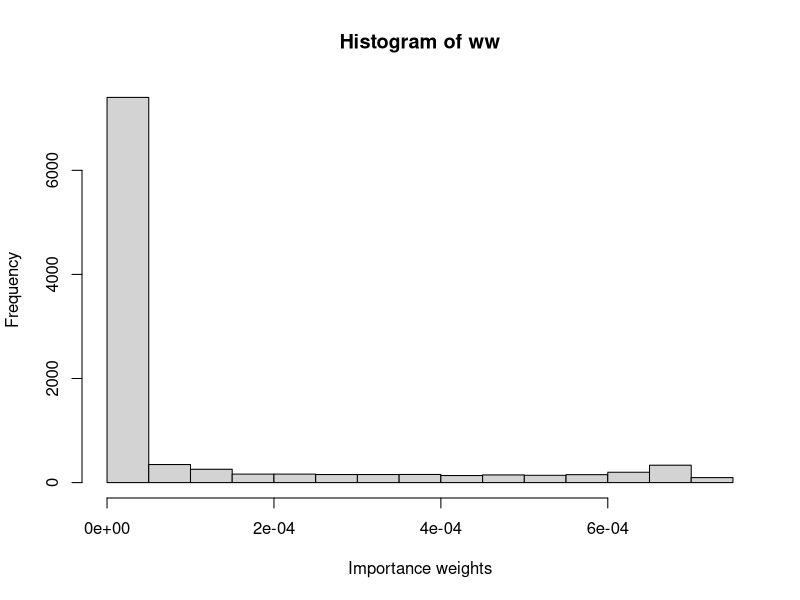
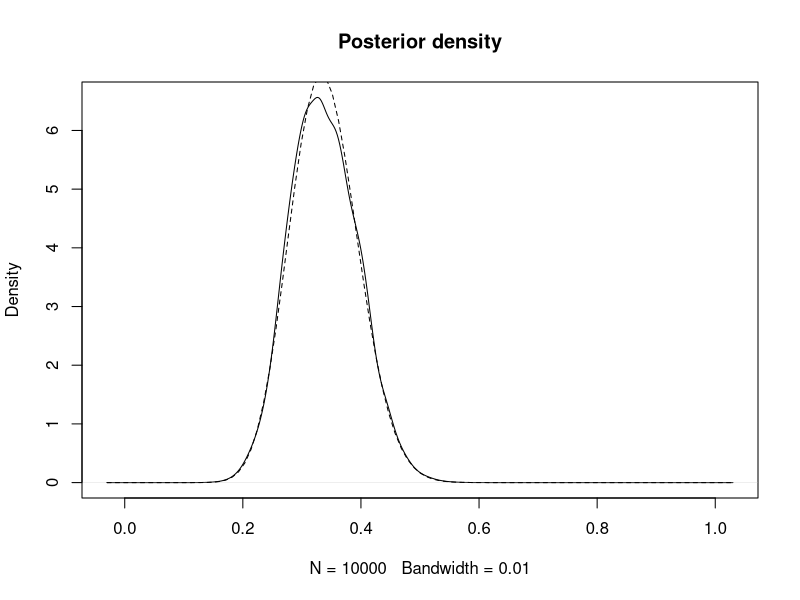
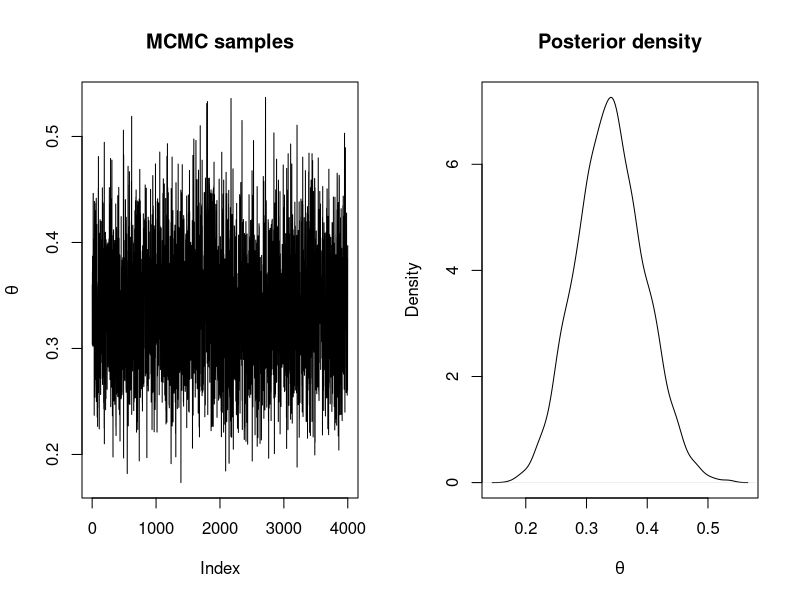
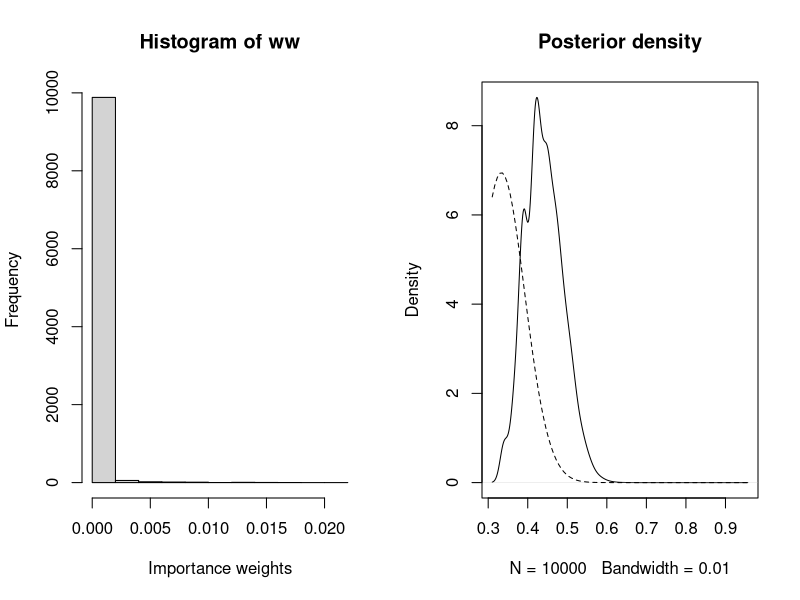
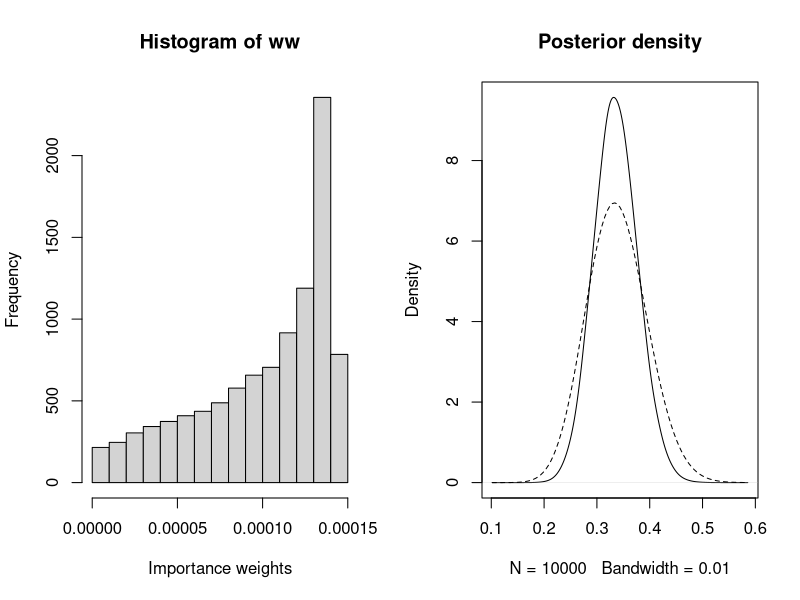
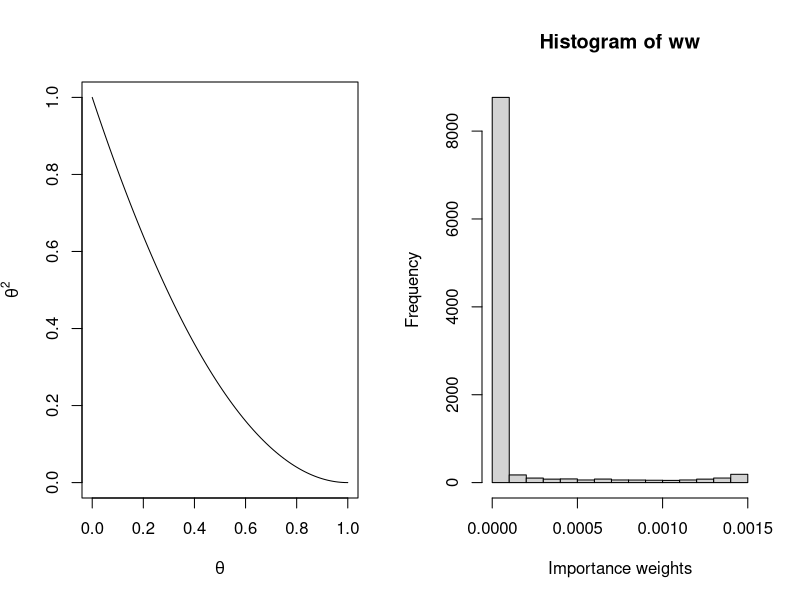
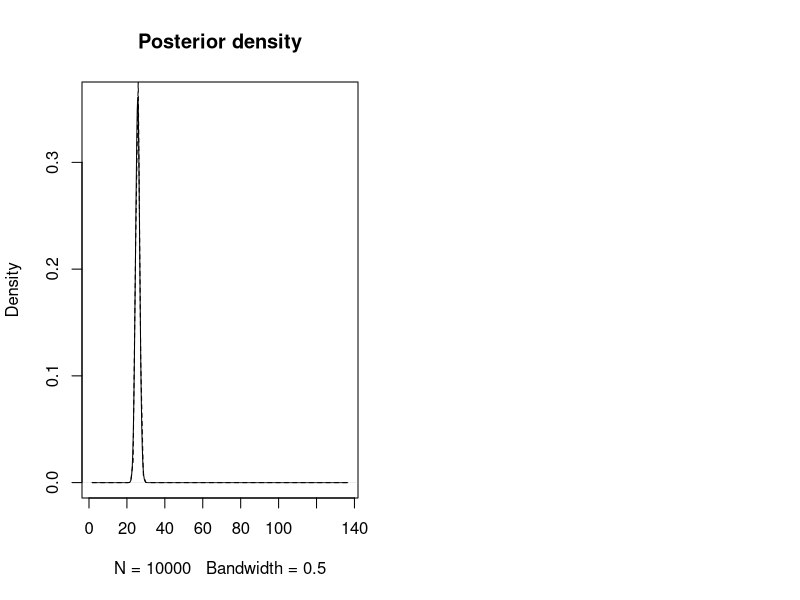
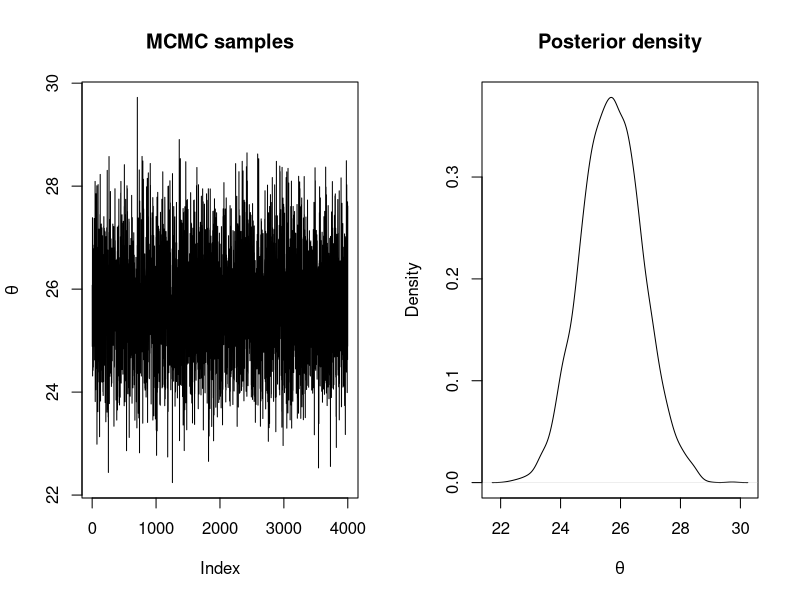

The R source for these figures, in order:
## ---- chunk 1
data <- data.frame(MMs = c(20, 22, 24), red = c(5, 8, 9))
## ---- chunk 2
n_simulations <- 10000
set.seed(12)
theta_sim <- runif(n_simulations)
## ---- chunk 3
# Log-Likelihood (for each value of theta_sim)
loglik_binom <- sapply(theta_sim, function(THETA) {
  sum(dbinom(data$red, data$MMs, THETA, log = TRUE))
})

# Log-weights: log-lik + log-prior - log-sampling_ditr
log_ww <- loglik_binom + dbeta(theta_sim, 1, 1, log = TRUE) - log(1)

# Re-scale weights to sum up to one
log_ww <- log_ww - max(log_ww)
ww <- exp(log_ww)
ww <- ww / sum(ww)

## ---- chunk 4
hist(ww, xlab = "Importance weights")
## ---- chunk 5
# Posterior mean
post_mean <- sum(theta_sim * ww)
post_mean 

# Posterior variance
post_var <- sum(theta_sim^2 * ww)- post_mean^2
post_var
## ---- chunk 6
plot(density(theta_sim, weights = ww, bw = 0.01), main = "Posterior density")
curve(dbeta(x, sum(data$red) + 1, sum(data$MMs) -sum(data$red) + 1), lty = 2, add = TRUE)
## ---- chunk 7
#Proposal distribution: sampling
rq <- function() {
  runif(1)
}

#Proposal distribution: log-density
logdq <- function(x) {
  dunif(x, log = TRUE)
}

#Prior distribution: Beta(1, 1)
logprior <- function(theta) {
  dbeta(theta, 1, 1, log = TRUE)
}

#Log-Likelihood
loglik <- function(y, theta, N) {
   res <- sum(dbinom(y, N, theta, log = TRUE)) 
}
## ---- chunk 8
#Number of iterations
n.iter <- 40500

#Simulations of the parameter
theta <- rep(NA, n.iter)

#Initial value
theta[1] <- 0.5

#Data
y <- data$red
N <- data$MMs

for(i in 2:n.iter) {
  new.theta <- rq()

  #Log-Acceptance probability
  logacc.prob <- loglik(y, new.theta, N) + logprior(new.theta) + logdq(theta[i - 1])
  logacc.prob <- logacc.prob - loglik(y, theta[i - 1], N) - logprior(theta[i - 1]) - 
    logdq(new.theta)
  logacc.prob <- min(0, logacc.prob) # Note that 0 = log(1)

  if(log(runif(1)) < logacc.prob) {
    #Accept
    theta[i] <- new.theta
  } else {
    #Reject
    theta[i] <- theta[i - 1]
  }
}
## ---- chunk 9
#Remove burn-in
theta <- theta[-c(1:500)]

#Thinning
theta <- theta[seq(1, length(theta), by = 10)]

#Summary statistics
summary(theta)

par(mfrow = c(1, 2))
plot(theta, type = "l", main = "MCMC samples", ylab = expression(theta))
plot(density(theta), main = "Posterior density", xlab = expression(theta))
## ---- chunk 10
ESS <- function(ww){
  (sum(ww)^2)/sum(ww^2)
}
ESS(ww)
n_simulations
## ---- chunk 11
n_simulations <- 10000
set.seed(12)
theta_sim <- rbeta(n_simulations,20,10)
loglik_binom <- sapply(theta_sim, function(THETA) {
  sum(dbinom(data$red, data$MMs, THETA, log = TRUE))
})
log_ww <- loglik_binom + dbeta(theta_sim, 1, 1, log = TRUE) - log(1)
log_ww <- log_ww - max(log_ww)
ww <- exp(log_ww)
ww <- ww / sum(ww)
## ---- chunk 12
hist(ww, xlab = "Importance weights")
## ---- chunk 13
post_mean <- sum(theta_sim * ww)
post_mean
post_var <- sum(theta_sim^2 * ww)- post_mean^2
post_var
## ---- chunk 14
plot(density(theta_sim, weights = ww, bw = 0.01), main = "Posterior density")
curve(dbeta(x, sum(data$red) + 1, sum(data$MMs) -sum(data$red) + 1), lty = 2, add = TRUE)
## ---- chunk 15
ESS(ww)
n_simulations
## ---- chunk 16
n_simulations <- 10000
set.seed(12)
theta_sim <- rbeta(n_simulations, sum(data$red) + 1, sum(data$MMs) -sum(data$red) + 1)
loglik_binom <- sapply(theta_sim, function(THETA) {
  sum(dbinom(data$red, data$MMs, THETA, log = TRUE))
})
log_ww <- loglik_binom + dbeta(theta_sim, 1, 1, log = TRUE) - log(1)
log_ww <- log_ww - max(log_ww)
ww <- exp(log_ww)
ww <- ww / sum(ww)
## ---- chunk 17
hist(ww, xlab = "Importance weights")
## ---- chunk 18
post_mean <- sum(theta_sim * ww)
post_mean
post_var <- sum(theta_sim^2 * ww)- post_mean^2
post_var
## ---- chunk 19
plot(density(theta_sim, weights = ww, bw = 0.01), main = "Posterior density")
curve(dbeta(x, sum(data$red) + 1, sum(data$MMs) -sum(data$red) + 1), lty = 2, add = TRUE)
## ---- chunk 20
ESS(ww)
n_simulations
## ---- chunk 21
xx <- seq(0, 1, by = 0.01)
plot(xx, (1 - xx)^2, type = "l", xlab = expression(theta),
  ylab = expression(theta^2))
## ---- chunk 22
data <- data.frame(Us = c(25, 29, 27, 27, 25, 27, 22, 26, 27, 29, 23, 28, 25,
  24, 22, 25, 23, 29, 23, 28, 21, 29, 28, 23, 28))
y <- data$Us
## ---- chunk 23
n_simulations <- 10000
set.seed(1)
theta_sim <- rlnorm(n_simulations, 3, 0.5)
## ---- chunk 24
# Log-Likelihood (for each value of theta_sim)
loglik_pois <- sapply(theta_sim, function(THETA) {
  sum(dpois(data$Us, THETA, log = TRUE))
})

# Log-weights: log-lik + log-prior - log-sampling_ditr
log_ww <- loglik_pois + dgamma(theta_sim, 0.01, 0.01, log = TRUE) - dlnorm(theta_sim, 3, 0.5)

# Re-scale weights to sum up to one
log_ww <- log_ww - max(log_ww)
ww <- exp(log_ww)
ww <- ww / sum(ww)

## ---- chunk 25
hist(ww, xlab = "Importance weights")
## ---- chunk 26
# Posterior mean
post_mean <- sum(theta_sim * ww)
post_mean

# Posterior variance
post_var <- sum(theta_sim^2 * ww)- post_mean^2
post_var
## ---- chunk 27
plot(density(theta_sim, weights = ww, bw = 0.5) , main = "Posterior density")
curve(dgamma(x, sum(data$Us) + 0.01, length(data$Us) + 0.01), lty = 2, add = TRUE)
## ---- chunk 28
#Proposal distribution: sampling
rq <- function(theta) {
  rlnorm(1, meanlog = log(theta), sdlog = sqrt(1 / 100))
}

#Proposal distribution: log-density
logdq <- function(new.theta, theta) {
  dlnorm(new.theta, meanlog = log(theta), sdlog = sqrt(1 / 100), log = TRUE)
}

#Prior distribution: Ga(0.01, 0.01)
logprior <- function(theta) {
  dgamma(theta, 0.01, 0.01, log = TRUE)
}

#LogLikelihood
loglik <- function(y, theta) {
   res <- sum(dpois(y, theta, log = TRUE)) 
}
## ---- chunk 29
#Number of iterations
n.iter <- 40500

#Simulations of the parameter
theta <- rep(NA, n.iter)

#Initial value
theta[1] <- 30

for(i in 2:n.iter) {
  new.theta <- rq(theta[i - 1])
  
  #Log-Acceptance probability
  logacc.prob <- loglik(y, new.theta) + logprior(new.theta) +
    logdq(theta[i - 1], new.theta)
  logacc.prob <- logacc.prob - loglik(y, theta[i - 1]) - logprior(theta[i - 1]) - 
    logdq(new.theta, theta[i - 1])
  logacc.prob <- min(0, logacc.prob)#0 = log(1)
  
  if(log(runif(1)) < logacc.prob) {
    #Accept
    theta[i] <- new.theta
  } else {
    #Reject
    theta[i] <- theta[i - 1]
  }
}
## ---- chunk 30
#Remove burn-in
theta <- theta[-c(1:500)]

#Thinning
theta <- theta[seq(1, length(theta), by = 10)]

#Summary statistics
summary(theta)

par(mfrow = c(1, 2))
plot(theta, type = "l", main = "MCMC samples", ylab = expression(theta))
plot(density(theta), main = "Posterior density", xlab = expression(theta))
## ---- chunk 31
ESS(ww)
n_simulations
## ---- chunk 32
n_simulations <- 10000
set.seed(12)
theta_sim <- rgamma(n_simulations,5,0.1)
loglik_pois <- sapply(theta_sim, function(THETA) {
  sum(dpois(data$Us, THETA, log = TRUE))
})
log_ww <- loglik_pois + dgamma(theta_sim, 0.01, 0.01, log = TRUE) - dlnorm(theta_sim, 3, 0.5)
log_ww <- log_ww - max(log_ww)
ww <- exp(log_ww)
ww <- ww / sum(ww)
## ---- chunk 33
hist(ww, xlab = "Importance weights")
## ---- chunk 34
post_mean <- sum(theta_sim * ww)
post_mean
post_var <- sum(theta_sim^2 * ww)- post_mean^2
post_var
## ---- chunk 35
plot(density(theta_sim, weights = ww, bw = 0.5), main = "Posterior density")
curve(dgamma(x, sum(data$Us) + 0.01, length(data$Us) + 0.01), lty = 2, add = TRUE)
## ---- chunk 36
ESS(ww)
n_simulations
## ---- chunk 37
n_simulations <- 10000
set.seed(12)
theta_sim <- rgamma(n_simulations, sum(data$Us) + 0.01, length(data$Us) + 0.01)
loglik_pois <- sapply(theta_sim, function(THETA) {
  sum(dpois(data$Us, THETA, log = TRUE))
})
log_ww <- loglik_pois + dgamma(theta_sim, 0.01, 0.01, log = TRUE) - dlnorm(theta_sim, 3, 0.5)
log_ww <- log_ww - max(log_ww)
ww <- exp(log_ww)
ww <- ww / sum(ww)
## ---- chunk 38
hist(ww, xlab = "Importance weights")
## ---- chunk 39
post_mean <- sum(theta_sim * ww)
post_mean
post_var <- sum(theta_sim^2 * ww)- post_mean^2
post_var
## ---- chunk 40
plot(density(theta_sim, weights = ww, bw = 0.5) , main = "Posterior density")
curve(dgamma(x, sum(data$Us) + 0.01, length(data$Us) + 0.01), lty = 2, add = TRUE)
## ---- chunk 41
ESS(ww)
n_simulations
## ---- chunk 42
xx <- seq(0, 1000, by = 1)
plot(xx, dlnorm(xx, 4, 1), type = "l")
